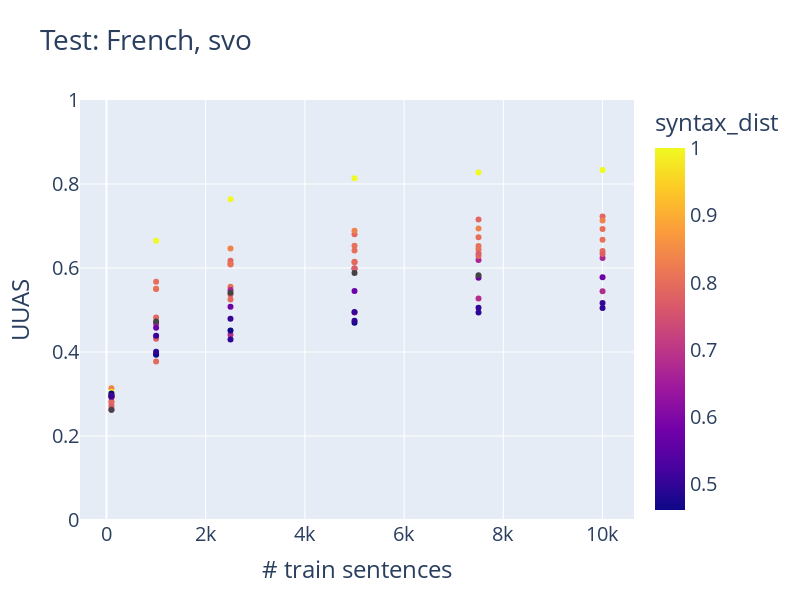
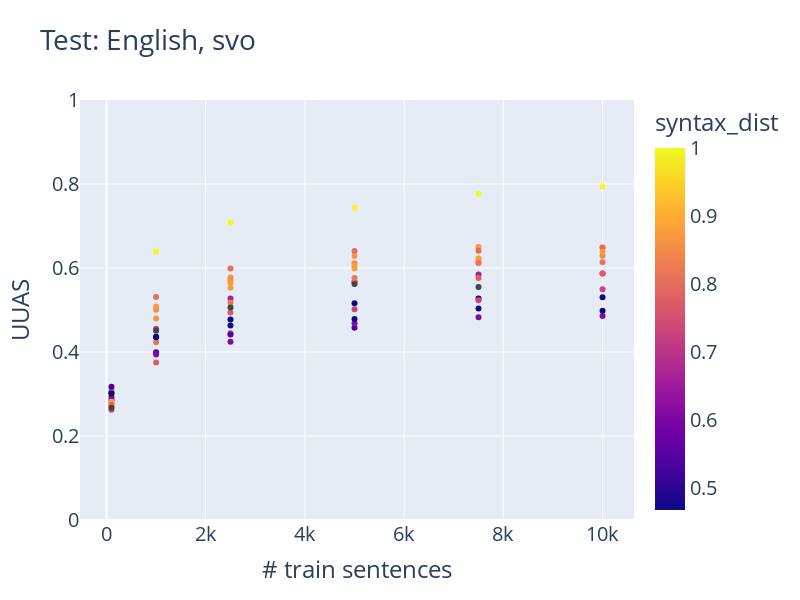
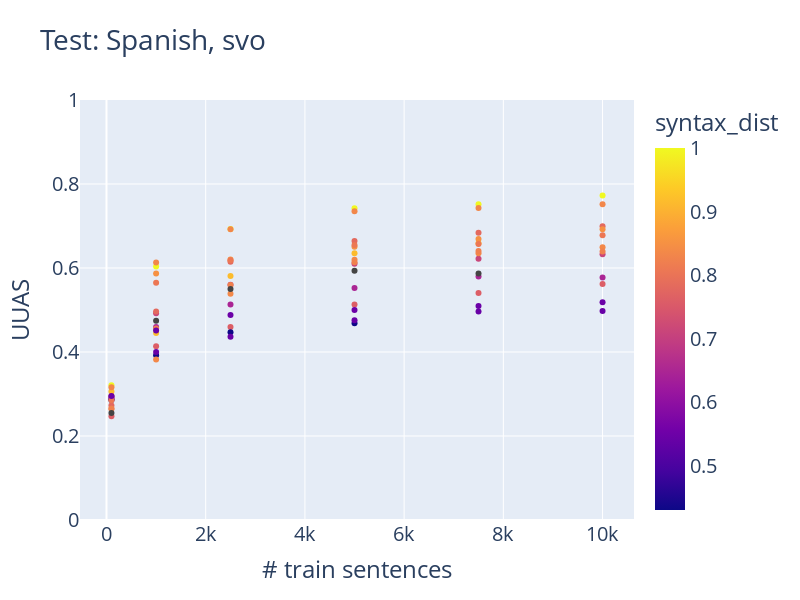
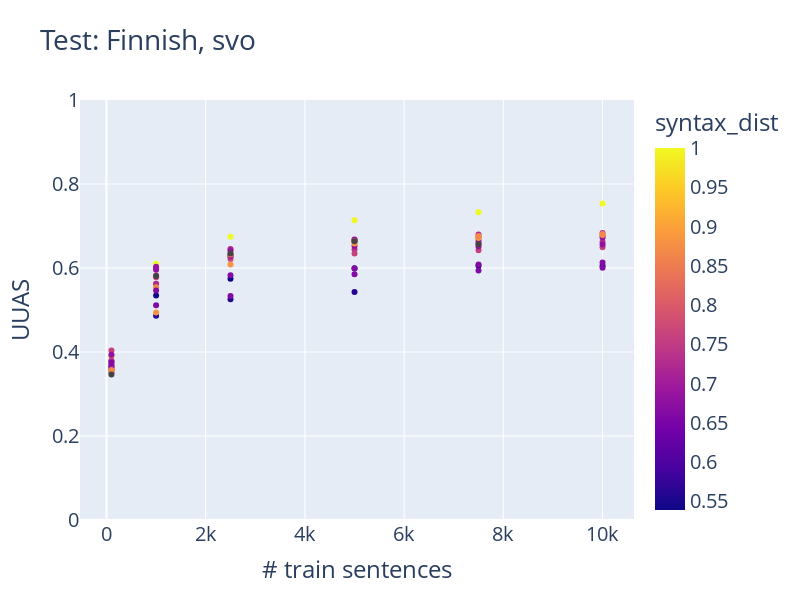

The code cell stored with these charts, in order, in its notebook:
### Code cell
plot_lang_type_synt('svo')

### Figure 1 — Plotly figure (JSON) as saved in the notebook; plotly's stock layout.template omitted (floating-point values rounded to 4 significant figures)
{"data": [{"customdata": [["bg"], ["bg"], ["bg"], ["bg"], ["bg"], ["cs"], ["cs"], ["cs"], ["cs"], ["cs"], ["cs"], ["de"], ["de"], ["de"], ["de"], ["de"], ["de"], ["en"], ["en"], ["en"], ["en"], ["en"], ["en"], ["es"], ["es"], ["es"], ["es"], ["es"], ["es"], ["fa"], ["fa"], ["fa"], ["fa"], ["fa"], ["fa"], ["fi"], ["fi"], ["fi"], ["fi"], ["fi"], ["fi"], ["fr"], ["fr"], ["fr"], ["fr"], ["fr"], ["fr"], ["ja"], ["ja"], ["ja"], ["ja"], ["ko"], ["ko"], ["ko"], ["ko"], ["ko"], ["ko"], ["nl"], ["nl"], ["nl"], ["nl"], ["nl"], ["nl"], ["pl"], ["pl"], ["pl"], ["pl"], ["pl"], ["pl"], ["ru"], ["ru"], ["ru"], ["ru"], ["ru"], ["ru"], ["slk"], ["slk"], ["slk"], ["slk"], ["slk"], ["tr"], ["tr"], ["tr"], ["tr"], ["tr"], ["tr"]], "hovertemplate": "# train sentences=%{x}<br>UUAS=%{y}<br>train=%{customdata[0]}<br>syntax_dist=%{marker.color}<extra></extra>", "legendgroup": "", "marker": {"color": [0.8044, 0.8044, 0.8044, 0.8044, 0.8044, 0.6651, 0.6651, 0.6651, 0.6651, 0.6651, 0.6651, 0.7887, 0.7887, 0.7887, 0.7887, 0.7887, 0.7887, 0.8029, 0.8029, 0.8029, 0.8029, 0.8029, 0.8029, 0.8341, 0.8341, 0.8341, 0.8341, 0.8341, 0.8341, 0.5747, 0.5747, 0.5747, 0.5747, 0.5747, 0.5747, 0.6823, 0.6823, 0.6823, 0.6823, 0.6823, 0.6823, 1.0, 1.0, 1.0, 1.0, 1.0, 1.0, 0.4619, 0.4619, 0.4619, 0.4619, 0.4973, 0.4973, 0.4973, 0.4973, 0.4973, 0.4973, 0.8072, 0.8072, 0.8072, 0.8072, 0.8072, 0.8072, 0.7925, 0.7925, 0.7925, 0.7925, 0.7925, 0.7925, 0.7728, 0.7728, 0.7728, 0.7728, 0.7728, 0.7728, null, null, null, null, null, 0.5028, 0.5028, 0.5028, 0.5028, 0.5028, 0.5028], "coloraxis": "coloraxis", "symbol": "circle"}, "mode": "markers", "name": "", "orientation": "v", "showlegend": false, "type": "scatter", "x": [100, 1000, 2500, 5000, 7500, 100, 1000, 2500, 5000, 7500, 10000, 100, 1000, 2500, 5000, 7500, 10000, 100, 1000, 2500, 5000, 7500, 10000, 100, 1000, 2500, 5000, 7500, 10000, 100, 1000, 2500, 5000, 7500, 10000, 100, 1000, 2500, 5000, 7500, 10000, 100, 1000, 2500, 5000, 7500, 10000, 100, 1000, 2500, 5000, 100, 1000, 2500, 5000, 7500, 10000, 100, 1000, 2500, 5000, 7500, 10000, 100, 1000, 2500, 5000, 7500, 10000, 100, 1000, 2500, 5000, 7500, 10000, 100, 1000, 2500, 5000, 7500, 100, 1000, 2500, 5000, 7500, 10000], "xaxis": "x", "y": [0.2968, 0.4359, 0.5552, 0.6149, 0.6446, 0.2945, 0.4675, 0.5477, 0.5984, 0.6189, 0.6237, 0.2825, 0.482, 0.6171, 0.6805, 0.7155, 0.7226, 0.2949, 0.5675, 0.6101, 0.6416, 0.6734, 0.6927, 0.3135, 0.5506, 0.6466, 0.6885, 0.6941, 0.713, 0.2924, 0.4578, 0.5076, 0.5455, 0.5769, 0.5777, 0.2623, 0.3959, 0.4412, 0.4941, 0.5273, 0.5445, 0.3047, 0.6651, 0.7639, 0.8138, 0.8273, 0.8333, 0.301, 0.3934, 0.4513, 0.4699, 0.2967, 0.4003, 0.4298, 0.4744, 0.4941, 0.5049, 0.2934, 0.5497, 0.6082, 0.6531, 0.6522, 0.6672, 0.2783, 0.3776, 0.525, 0.6137, 0.6283, 0.6406, 0.2707, 0.4316, 0.5369, 0.5995, 0.6346, 0.6331, 0.2624, 0.4728, 0.5408, 0.5878, 0.5828, 0.2942, 0.439, 0.4789, 0.4952, 0.5053, 0.517], "yaxis": "y"}], "layout": {"autosize": false, "coloraxis": {"colorbar": {"title": {"text": "syntax_dist"}}, "colorscale": [[0, "#0d0887"], [0.1111, "#46039f"], [0.2222, "#7201a8"], [0.3333, "#9c179e"], [0.4444, "#bd3786"], [0.5556, "#d8576b"], [0.6667, "#ed7953"], [0.7778, "#fb9f3a"], [0.8889, "#fdca26"], [1, "#f0f921"]]}, "font": {"size": 20}, "height": 600, "legend": {"tracegroupgap": 0}, "title": {"text": "Test: French, svo"}, "width": 800, "xaxis": {"anchor": "y", "domain": [0, 1], "title": {"text": "# train sentences"}}, "yaxis": {"anchor": "x", "domain": [0, 1], "range": [0, 1], "title": {"text": "UUAS"}}}}

### Figure 2 — Plotly figure (JSON) as saved in the notebook; plotly's stock layout.template omitted (floating-point values rounded to 4 significant figures)
{"data": [{"customdata": [["bg"], ["bg"], ["bg"], ["bg"], ["bg"], ["cs"], ["cs"], ["cs"], ["cs"], ["cs"], ["cs"], ["de"], ["de"], ["de"], ["de"], ["de"], ["de"], ["en"], ["en"], ["en"], ["en"], ["en"], ["en"], ["es"], ["es"], ["es"], ["es"], ["es"], ["es"], ["fa"], ["fa"], ["fa"], ["fa"], ["fa"], ["fa"], ["fi"], ["fi"], ["fi"], ["fi"], ["fi"], ["fi"], ["fr"], ["fr"], ["fr"], ["fr"], ["fr"], ["fr"], ["ja"], ["ja"], ["ja"], ["ja"], ["ko"], ["ko"], ["ko"], ["ko"], ["ko"], ["ko"], ["nl"], ["nl"], ["nl"], ["nl"], ["nl"], ["nl"], ["pl"], ["pl"], ["pl"], ["pl"], ["pl"], ["pl"], ["ru"], ["ru"], ["ru"], ["ru"], ["ru"], ["ru"], ["slk"], ["slk"], ["slk"], ["slk"], ["slk"], ["tr"], ["tr"], ["tr"], ["tr"], ["tr"], ["tr"]], "hovertemplate": "# train sentences=%{x}<br>UUAS=%{y}<br>train=%{customdata[0]}<br>syntax_dist=%{marker.color}<extra></extra>", "legendgroup": "", "marker": {"color": [0.8791, 0.8791, 0.8791, 0.8791, 0.8791, 0.6653, 0.6653, 0.6653, 0.6653, 0.6653, 0.6653, 0.867, 0.867, 0.867, 0.867, 0.867, 0.867, 1.0, 1.0, 1.0, 1.0, 1.0, 1.0, 0.8497, 0.8497, 0.8497, 0.8497, 0.8497, 0.8497, 0.4715, 0.4715, 0.4715, 0.4715, 0.4715, 0.4715, 0.7323, 0.7323, 0.7323, 0.7323, 0.7323, 0.7323, 0.8029, 0.8029, 0.8029, 0.8029, 0.8029, 0.8029, 0.5443, 0.5443, 0.5443, 0.5443, 0.6105, 0.6105, 0.6105, 0.6105, 0.6105, 0.6105, 0.8775, 0.8775, 0.8775, 0.8775, 0.8775, 0.8775, 0.7738, 0.7738, 0.7738, 0.7738, 0.7738, 0.7738, 0.817, 0.817, 0.817, 0.817, 0.817, 0.817, null, null, null, null, null, 0.4678, 0.4678, 0.4678, 0.4678, 0.4678, 0.4678], "coloraxis": "coloraxis", "symbol": "circle"}, "mode": "markers", "name": "", "orientation": "v", "showlegend": false, "type": "scatter", "x": [100, 1000, 2500, 5000, 7500, 100, 1000, 2500, 5000, 7500, 10000, 100, 1000, 2500, 5000, 7500, 10000, 100, 1000, 2500, 5000, 7500, 10000, 100, 1000, 2500, 5000, 7500, 10000, 100, 1000, 2500, 5000, 7500, 10000, 100, 1000, 2500, 5000, 7500, 10000, 100, 1000, 2500, 5000, 7500, 10000, 100, 1000, 2500, 5000, 100, 1000, 2500, 5000, 7500, 10000, 100, 1000, 2500, 5000, 7500, 10000, 100, 1000, 2500, 5000, 7500, 10000, 100, 1000, 2500, 5000, 7500, 10000, 100, 1000, 2500, 5000, 7500, 100, 1000, 2500, 5000, 7500, 10000], "xaxis": "x", "y": [0.2884, 0.4358, 0.5528, 0.599, 0.623, 0.2851, 0.4546, 0.5274, 0.5673, 0.5846, 0.5868, 0.2775, 0.4795, 0.5775, 0.6286, 0.6501, 0.6495, 0.3004, 0.6389, 0.7075, 0.7436, 0.7765, 0.7941, 0.3103, 0.5006, 0.571, 0.6116, 0.6123, 0.629, 0.3037, 0.4366, 0.4772, 0.516, 0.5276, 0.5306, 0.2623, 0.3971, 0.4449, 0.5016, 0.5233, 0.5494, 0.3023, 0.5311, 0.599, 0.6406, 0.6408, 0.6484, 0.3175, 0.3995, 0.4418, 0.4575, 0.2929, 0.394, 0.4245, 0.4687, 0.4828, 0.4855, 0.2813, 0.5081, 0.5652, 0.6055, 0.6193, 0.638, 0.2737, 0.3749, 0.4938, 0.5669, 0.576, 0.5869, 0.27, 0.4235, 0.5177, 0.5764, 0.612, 0.614, 0.2673, 0.4506, 0.5061, 0.5617, 0.555, 0.3013, 0.4351, 0.4629, 0.4783, 0.5034, 0.498], "yaxis": "y"}], "layout": {"autosize": false, "coloraxis": {"colorbar": {"title": {"text": "syntax_dist"}}, "colorscale": [[0, "#0d0887"], [0.1111, "#46039f"], [0.2222, "#7201a8"], [0.3333, "#9c179e"], [0.4444, "#bd3786"], [0.5556, "#d8576b"], [0.6667, "#ed7953"], [0.7778, "#fb9f3a"], [0.8889, "#fdca26"], [1, "#f0f921"]]}, "font": {"size": 20}, "height": 600, "legend": {"tracegroupgap": 0}, "title": {"text": "Test: English, svo"}, "width": 800, "xaxis": {"anchor": "y", "domain": [0, 1], "title": {"text": "# train sentences"}}, "yaxis": {"anchor": "x", "domain": [0, 1], "range": [0, 1], "title": {"text": "UUAS"}}}}

### Figure 3 — Plotly figure (JSON) as saved in the notebook; plotly's stock layout.template omitted (floating-point values rounded to 4 significant figures)
{"data": [{"customdata": [["bg"], ["bg"], ["bg"], ["bg"], ["bg"], ["cs"], ["cs"], ["cs"], ["cs"], ["cs"], ["cs"], ["de"], ["de"], ["de"], ["de"], ["de"], ["de"], ["en"], ["en"], ["en"], ["en"], ["en"], ["en"], ["es"], ["es"], ["es"], ["es"], ["es"], ["es"], ["fa"], ["fa"], ["fa"], ["fa"], ["fa"], ["fa"], ["fi"], ["fi"], ["fi"], ["fi"], ["fi"], ["fi"], ["fr"], ["fr"], ["fr"], ["fr"], ["fr"], ["fr"], ["ja"], ["ja"], ["ja"], ["ja"], ["ko"], ["ko"], ["ko"], ["ko"], ["ko"], ["ko"], ["nl"], ["nl"], ["nl"], ["nl"], ["nl"], ["nl"], ["pl"], ["pl"], ["pl"], ["pl"], ["pl"], ["pl"], ["ru"], ["ru"], ["ru"], ["ru"], ["ru"], ["ru"], ["slk"], ["slk"], ["slk"], ["slk"], ["slk"], ["tr"], ["tr"], ["tr"], ["tr"], ["tr"], ["tr"]], "hovertemplate": "# train sentences=%{x}<br>UUAS=%{y}<br>train=%{customdata[0]}<br>syntax_dist=%{marker.color}<extra></extra>", "legendgroup": "", "marker": {"color": [0.9157, 0.9157, 0.9157, 0.9157, 0.9157, 0.7124, 0.7124, 0.7124, 0.7124, 0.7124, 0.7124, 0.7804, 0.7804, 0.7804, 0.7804, 0.7804, 0.7804, 0.8497, 0.8497, 0.8497, 0.8497, 0.8497, 0.8497, 1.0, 1.0, 1.0, 1.0, 1.0, 1.0, 0.6475, 0.6475, 0.6475, 0.6475, 0.6475, 0.6475, 0.7592, 0.7592, 0.7592, 0.7592, 0.7592, 0.7592, 0.8341, 0.8341, 0.8341, 0.8341, 0.8341, 0.8341, 0.4306, 0.4306, 0.4306, 0.4306, 0.5423, 0.5423, 0.5423, 0.5423, 0.5423, 0.5423, 0.8063, 0.8063, 0.8063, 0.8063, 0.8063, 0.8063, 0.8357, 0.8357, 0.8357, 0.8357, 0.8357, 0.8357, 0.8228, 0.8228, 0.8228, 0.8228, 0.8228, 0.8228, null, null, null, null, null, 0.5466, 0.5466, 0.5466, 0.5466, 0.5466, 0.5466], "coloraxis": "coloraxis", "symbol": "circle"}, "mode": "markers", "name": "", "orientation": "v", "showlegend": false, "type": "scatter", "x": [100, 1000, 2500, 5000, 7500, 100, 1000, 2500, 5000, 7500, 10000, 100, 1000, 2500, 5000, 7500, 10000, 100, 1000, 2500, 5000, 7500, 10000, 100, 1000, 2500, 5000, 7500, 10000, 100, 1000, 2500, 5000, 7500, 10000, 100, 1000, 2500, 5000, 7500, 10000, 100, 1000, 2500, 5000, 7500, 10000, 100, 1000, 2500, 5000, 100, 1000, 2500, 5000, 7500, 10000, 100, 1000, 2500, 5000, 7500, 10000, 100, 1000, 2500, 5000, 7500, 10000, 100, 1000, 2500, 5000, 7500, 10000, 100, 1000, 2500, 5000, 7500, 100, 1000, 2500, 5000, 7500, 10000], "xaxis": "x", "y": [0.3058, 0.4451, 0.5812, 0.6352, 0.6591, 0.2877, 0.4924, 0.5599, 0.61, 0.6219, 0.6329, 0.2727, 0.4961, 0.6148, 0.6644, 0.6839, 0.6995, 0.295, 0.5866, 0.6201, 0.6505, 0.6692, 0.6924, 0.3211, 0.6037, 0.6927, 0.742, 0.7518, 0.7727, 0.2888, 0.4594, 0.5129, 0.5525, 0.5797, 0.5776, 0.2473, 0.4138, 0.4595, 0.5132, 0.5406, 0.5619, 0.316, 0.6133, 0.6923, 0.7353, 0.7429, 0.7518, 0.2856, 0.3924, 0.4472, 0.4685, 0.2937, 0.4003, 0.4363, 0.4759, 0.4962, 0.4977, 0.2854, 0.5651, 0.6182, 0.6547, 0.657, 0.6782, 0.2647, 0.382, 0.5389, 0.6196, 0.6348, 0.6496, 0.2647, 0.4559, 0.5598, 0.6139, 0.6407, 0.639, 0.255, 0.4742, 0.5502, 0.5937, 0.5869, 0.2954, 0.4514, 0.4879, 0.5001, 0.5094, 0.5183], "yaxis": "y"}], "layout": {"autosize": false, "coloraxis": {"colorbar": {"title": {"text": "syntax_dist"}}, "colorscale": [[0, "#0d0887"], [0.1111, "#46039f"], [0.2222, "#7201a8"], [0.3333, "#9c179e"], [0.4444, "#bd3786"], [0.5556, "#d8576b"], [0.6667, "#ed7953"], [0.7778, "#fb9f3a"], [0.8889, "#fdca26"], [1, "#f0f921"]]}, "font": {"size": 20}, "height": 600, "legend": {"tracegroupgap": 0}, "title": {"text": "Test: Spanish, svo"}, "width": 800, "xaxis": {"anchor": "y", "domain": [0, 1], "title": {"text": "# train sentences"}}, "yaxis": {"anchor": "x", "domain": [0, 1], "range": [0, 1], "title": {"text": "UUAS"}}}}

### Figure 4 — Plotly figure (JSON) as saved in the notebook; plotly's stock layout.template omitted (floating-point values rounded to 4 significant figures)
{"data": [{"customdata": [["bg"], ["bg"], ["bg"], ["bg"], ["bg"], ["cs"], ["cs"], ["cs"], ["cs"], ["cs"], ["cs"], ["de"], ["de"], ["de"], ["de"], ["de"], ["de"], ["en"], ["en"], ["en"], ["en"], ["en"], ["en"], ["es"], ["es"], ["es"], ["es"], ["es"], ["es"], ["fa"], ["fa"], ["fa"], ["fa"], ["fa"], ["fa"], ["fi"], ["fi"], ["fi"], ["fi"], ["fi"], ["fi"], ["fr"], ["fr"], ["fr"], ["fr"], ["fr"], ["fr"], ["ja"], ["ja"], ["ja"], ["ja"], ["ko"], ["ko"], ["ko"], ["ko"], ["ko"], ["ko"], ["nl"], ["nl"], ["nl"], ["nl"], ["nl"], ["nl"], ["pl"], ["pl"], ["pl"], ["pl"], ["pl"], ["pl"], ["ru"], ["ru"], ["ru"], ["ru"], ["ru"], ["ru"], ["slk"], ["slk"], ["slk"], ["slk"], ["slk"], ["tr"], ["tr"], ["tr"], ["tr"], ["tr"], ["tr"]], "hovertemplate": "# train sentences=%{x}<br>UUAS=%{y}<br>train=%{customdata[0]}<br>syntax_dist=%{marker.color}<extra></extra>", "legendgroup": "", "marker": {"color": [0.877, 0.877, 0.877, 0.877, 0.877, 0.7703, 0.7703, 0.7703, 0.7703, 0.7703, 0.7703, 0.7231, 0.7231, 0.7231, 0.7231, 0.7231, 0.7231, 0.7323, 0.7323, 0.7323, 0.7323, 0.7323, 0.7323, 0.7592, 0.7592, 0.7592, 0.7592, 0.7592, 0.7592, 0.5392, 0.5392, 0.5392, 0.5392, 0.5392, 0.5392, 1.0, 1.0, 1.0, 1.0, 1.0, 1.0, 0.6823, 0.6823, 0.6823, 0.6823, 0.6823, 0.6823, 0.5602, 0.5602, 0.5602, 0.5602, 0.6596, 0.6596, 0.6596, 0.6596, 0.6596, 0.6596, 0.6853, 0.6853, 0.6853, 0.6853, 0.6853, 0.6853, 0.883, 0.883, 0.883, 0.883, 0.883, 0.883, 0.8674, 0.8674, 0.8674, 0.8674, 0.8674, 0.8674, null, null, null, null, null, 0.6636, 0.6636, 0.6636, 0.6636, 0.6636, 0.6636], "coloraxis": "coloraxis", "symbol": "circle"}, "mode": "markers", "name": "", "orientation": "v", "showlegend": false, "type": "scatter", "x": [100, 1000, 2500, 5000, 7500, 100, 1000, 2500, 5000, 7500, 10000, 100, 1000, 2500, 5000, 7500, 10000, 100, 1000, 2500, 5000, 7500, 10000, 100, 1000, 2500, 5000, 7500, 10000, 100, 1000, 2500, 5000, 7500, 10000, 100, 1000, 2500, 5000, 7500, 10000, 100, 1000, 2500, 5000, 7500, 10000, 100, 1000, 2500, 5000, 100, 1000, 2500, 5000, 7500, 10000, 100, 1000, 2500, 5000, 7500, 10000, 100, 1000, 2500, 5000, 7500, 10000, 100, 1000, 2500, 5000, 7500, 10000, 100, 1000, 2500, 5000, 7500, 100, 1000, 2500, 5000, 7500, 10000], "xaxis": "x", "y": [0.3907, 0.5623, 0.6309, 0.6627, 0.6745, 0.3796, 0.5819, 0.6327, 0.6634, 0.672, 0.6768, 0.351, 0.5627, 0.6453, 0.6678, 0.6796, 0.6835, 0.3782, 0.5982, 0.6275, 0.6439, 0.6587, 0.6619, 0.4037, 0.5779, 0.6213, 0.6348, 0.6425, 0.6492, 0.3656, 0.5345, 0.5747, 0.5996, 0.6051, 0.6056, 0.3559, 0.6099, 0.6747, 0.7138, 0.7326, 0.7533, 0.3934, 0.5958, 0.6285, 0.6522, 0.6515, 0.6557, 0.3573, 0.4862, 0.5253, 0.5426, 0.3696, 0.5112, 0.5331, 0.585, 0.594, 0.6008, 0.3628, 0.6028, 0.6415, 0.6672, 0.665, 0.6724, 0.3566, 0.4943, 0.6081, 0.6582, 0.6713, 0.6783, 0.3567, 0.5539, 0.6322, 0.6635, 0.6764, 0.6808, 0.3464, 0.5809, 0.6346, 0.6636, 0.6566, 0.3748, 0.5467, 0.5827, 0.599, 0.6086, 0.613], "yaxis": "y"}], "layout": {"autosize": false, "coloraxis": {"colorbar": {"title": {"text": "syntax_dist"}}, "colorscale": [[0, "#0d0887"], [0.1111, "#46039f"], [0.2222, "#7201a8"], [0.3333, "#9c179e"], [0.4444, "#bd3786"], [0.5556, "#d8576b"], [0.6667, "#ed7953"], [0.7778, "#fb9f3a"], [0.8889, "#fdca26"], [1, "#f0f921"]]}, "font": {"size": 20}, "height": 600, "legend": {"tracegroupgap": 0}, "title": {"text": "Test: Finnish, svo"}, "width": 800, "xaxis": {"anchor": "y", "domain": [0, 1], "title": {"text": "# train sentences"}}, "yaxis": {"anchor": "x", "domain": [0, 1], "range": [0, 1], "title": {"text": "UUAS"}}}}
